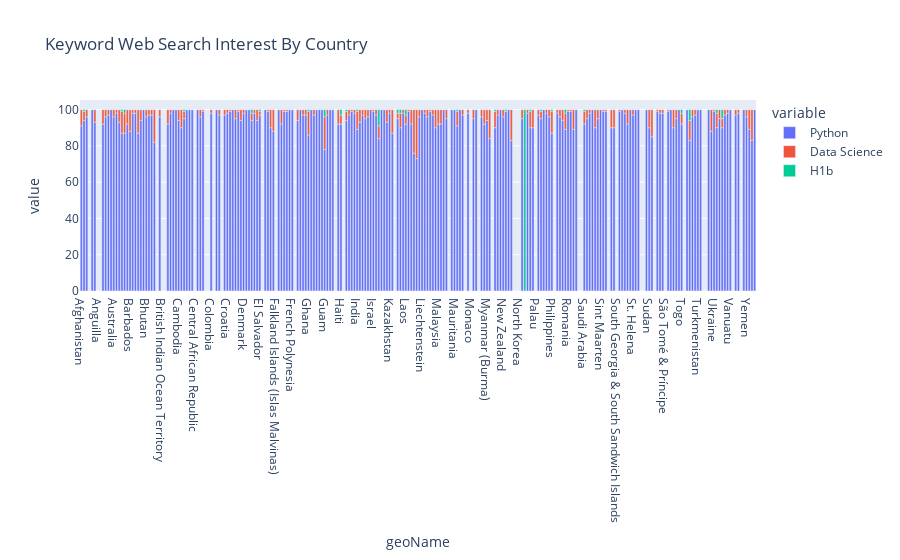

Notebook code cell kept with this figure:
### Markdown cell above
<b>Interest by Region</n>

### Code cell
df = pytrends.interest_by_region(resolution='COUNTRY', inc_low_vol=True, inc_geo_code=False)
fig = px.bar(df, x=df.index, y=["Python", "Data Science", "H1b"], title='Keyword Web Search Interest By Country')
fig.show()

### Figure 1 — Plotly figure (JSON) as saved in the notebook; plotly's stock layout.template omitted (floating-point values rounded to 4 significant figures; data arrays with more than 128 entries replaced by an {"elided": "..."} marker saying what was removed)
{"data": [{"alignmentgroup": "True", "hovertemplate": "variable=Python<br>geoName=%{x}<br>value=%{y}<extra></extra>", "legendgroup": "Python", "marker": {"color": "#636efa", "pattern": {"shape": ""}}, "name": "Python", "offsetgroup": "Python", "orientation": "v", "showlegend": true, "textposition": "auto", "type": "bar", "x": {"elided": "250 str values"}, "xaxis": "x", "y": {"elided": "250 int values"}, "yaxis": "y"}, {"alignmentgroup": "True", "hovertemplate": "variable=Data Science<br>geoName=%{x}<br>value=%{y}<extra></extra>", "legendgroup": "Data Science", "marker": {"color": "#EF553B", "pattern": {"shape": ""}}, "name": "Data Science", "offsetgroup": "Data Science", "orientation": "v", "showlegend": true, "textposition": "auto", "type": "bar", "x": {"elided": "250 str values"}, "xaxis": "x", "y": {"elided": "250 int values"}, "yaxis": "y"}, {"alignmentgroup": "True", "hovertemplate": "variable=H1b<br>geoName=%{x}<br>value=%{y}<extra></extra>", "legendgroup": "H1b", "marker": {"color": "#00cc96", "pattern": {"shape": ""}}, "name": "H1b", "offsetgroup": "H1b", "orientation": "v", "showlegend": true, "textposition": "auto", "type": "bar", "x": {"elided": "250 str values"}, "xaxis": "x", "y": {"elided": "250 int values"}, "yaxis": "y"}], "layout": {"barmode": "relative", "legend": {"title": {"text": "variable"}, "tracegroupgap": 0}, "title": {"text": "Keyword Web Search Interest By Country"}, "xaxis": {"anchor": "y", "domain": [0, 1], "title": {"text": "geoName"}}, "yaxis": {"anchor": "x", "domain": [0, 1], "title": {"text": "value"}}}}
